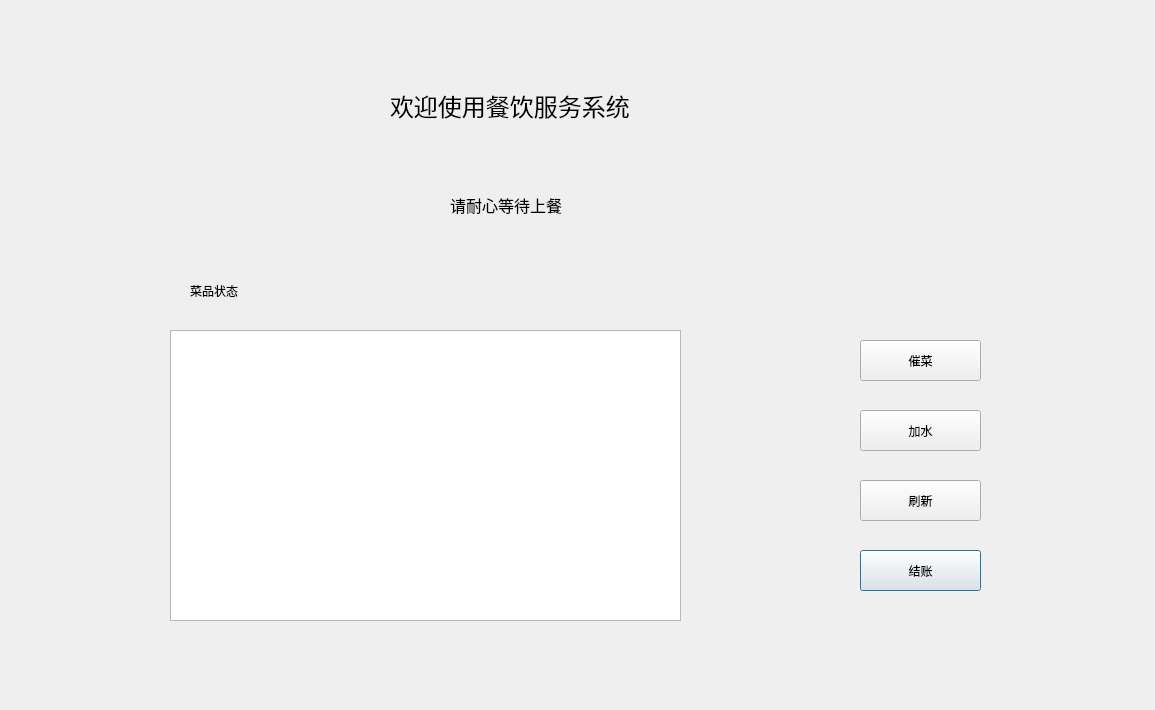
<?xml version="1.0" encoding="UTF-8"?>
<ui version="4.0">
 <class>WatingFor</class>
 <widget class="QDialog" name="WatingFor">
  <property name="geometry">
   <rect>
    <x>0</x>
    <y>0</y>
    <width>1155</width>
    <height>710</height>
   </rect>
  </property>
  <property name="windowTitle">
   <string>Dialog</string>
  </property>
  <widget class="QLabel" name="label">
   <property name="geometry">
    <rect>
     <x>390</x>
     <y>50</y>
     <width>361</width>
     <height>111</height>
    </rect>
   </property>
   <property name="text">
    <string>&lt;html&gt;&lt;head/&gt;&lt;body&gt;&lt;p&gt;&lt;span style=&quot; font-size:18pt;&quot;&gt;欢迎使用餐饮服务系统&lt;/span&gt;&lt;/p&gt;&lt;/body&gt;&lt;/html&gt;</string>
   </property>
  </widget>
  <widget class="QLabel" name="label_2">
   <property name="geometry">
    <rect>
     <x>450</x>
     <y>190</y>
     <width>151</width>
     <height>31</height>
    </rect>
   </property>
   <property name="text">
    <string>&lt;html&gt;&lt;head/&gt;&lt;body&gt;&lt;p&gt;&lt;span style=&quot; font-size:12pt;&quot;&gt;请耐心等待上餐&lt;/span&gt;&lt;/p&gt;&lt;/body&gt;&lt;/html&gt;</string>
   </property>
  </widget>
  <widget class="QPushButton" name="pushButton">
   <property name="geometry">
    <rect>
     <x>860</x>
     <y>550</y>
     <width>121</width>
     <height>41</height>
    </rect>
   </property>
   <property name="text">
    <string>结账</string>
   </property>
  </widget>
  <widget class="QLabel" name="label_3">
   <property name="geometry">
    <rect>
     <x>190</x>
     <y>280</y>
     <width>91</width>
     <height>21</height>
    </rect>
   </property>
   <property name="text">
    <string>菜品状态</string>
   </property>
  </widget>
  <widget class="QPushButton" name="pushButton_2">
   <property name="geometry">
    <rect>
     <x>860</x>
     <y>480</y>
     <width>121</width>
     <height>41</height>
    </rect>
   </property>
   <property name="text">
    <string>刷新</string>
   </property>
  </widget>
  <widget class="QPushButton" name="pushButton_3">
   <property name="geometry">
    <rect>
     <x>860</x>
     <y>410</y>
     <width>121</width>
     <height>41</height>
    </rect>
   </property>
   <property name="text">
    <string>加水</string>
   </property>
  </widget>
  <widget class="QPushButton" name="pushButton_4">
   <property name="geometry">
    <rect>
     <x>860</x>
     <y>340</y>
     <width>121</width>
     <height>41</height>
    </rect>
   </property>
   <property name="text">
    <string>催菜</string>
   </property>
  </widget>
  <widget class="QTableWidget" name="tableWidget">
   <property name="geometry">
    <rect>
     <x>170</x>
     <y>330</y>
     <width>511</width>
     <height>291</height>
    </rect>
   </property>
  </widget>
 </widget>
 <resources/>
 <connections/>
</ui>
